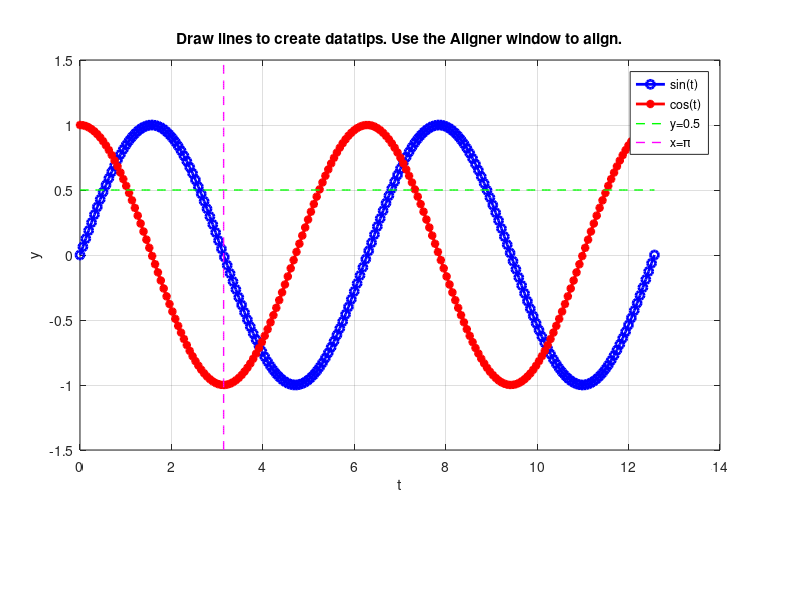

Reproduce this figure in MATLAB. (Note: this script raises an error after producing the figure.)
function demo_standalone()
clc; fprintf(['Draw lines to create datatips.\n' ...
              'In the Aligner: tick X or Y on two rows (first=mover, second=target).\n' ...
              'Click "Save CSV" to export SignalName, Index, X, Y.\n']);

f = figure('Name','DataTip Tool + Aligner','Position',[100 100 1000 700]);
ax = axes('Parent',f,'Position',[0.10 0.25 0.80 0.65]);

t = linspace(0,4*pi,200);
plot(ax, t, sin(t), 'b-o', 'LineWidth', 2, 'DisplayName', 'sin(t)'); hold(ax,'on');
plot(ax, t, cos(t), 'r-*', 'LineWidth', 2, 'DisplayName', 'cos(t)');
plot(ax, t, 0.5*ones(size(t)), 'g--', 'LineWidth', 1, 'DisplayName', 'y=0.5');
plot(ax, pi*ones(size(t)), linspace(-1.5,1.5,length(t)), 'm--', 'LineWidth', 1, 'DisplayName', 'x=\pi');
grid(ax,'on'); xlabel(ax,'t'); ylabel(ax,'y');
title(ax,'Draw lines to create datatips. Use the Aligner window to align.'); legend(ax,'Location','best');

tool = InteractiveDataTipTool(ax);
tool.setEnabled(true);
tool.openAligner('Position',[1150 120 560 340]);
end
